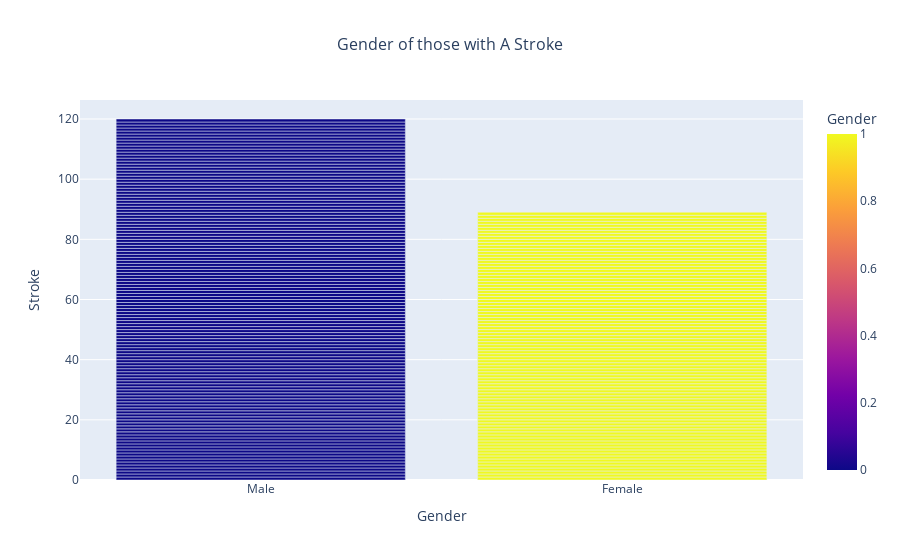

Notebook code for this chart:
### Code cell
import plotly.express as px

stroke_df_order = stroke_df.sort_values(by=["stroke","gender_Male"])

fig = px.bar(stroke_df_order, x="gender_Male", y="stroke", color="gender_Male",
             labels={"gender_Male":"Gender", "stroke":"Stroke"},
             title="Gender of those with A Stroke").update_layout(title_font_size=16, title_x=0.5)

fig.update_layout(xaxis=dict(tickvals=[0,1], ticktext=['Male', 'Female']))
fig.layout.showlegend = False
fig.show()

### Figure 1 — Plotly figure (JSON) as saved in the notebook; plotly's stock layout.template omitted (floating-point values rounded to 4 significant figures; data arrays with more than 128 entries replaced by an {"elided": "..."} marker saying what was removed)
{"data": [{"alignmentgroup": "True", "hovertemplate": "Gender=%{marker.color}<br>Stroke=%{y}<extra></extra>", "legendgroup": "", "marker": {"color": {"elided": "4909 int values"}, "coloraxis": "coloraxis", "pattern": {"shape": ""}}, "name": "", "offsetgroup": "", "orientation": "v", "showlegend": false, "textposition": "auto", "type": "bar", "x": {"elided": "4909 int values"}, "xaxis": "x", "y": {"elided": "4909 int values"}, "yaxis": "y"}], "layout": {"barmode": "relative", "coloraxis": {"colorbar": {"title": {"text": "Gender"}}, "colorscale": [[0, "#0d0887"], [0.1111, "#46039f"], [0.2222, "#7201a8"], [0.3333, "#9c179e"], [0.4444, "#bd3786"], [0.5556, "#d8576b"], [0.6667, "#ed7953"], [0.7778, "#fb9f3a"], [0.8889, "#fdca26"], [1, "#f0f921"]]}, "legend": {"tracegroupgap": 0}, "showlegend": false, "title": {"font": {"size": 16}, "text": "Gender of those with A Stroke", "x": 0.5}, "xaxis": {"anchor": "y", "domain": [0, 1], "ticktext": ["Male", "Female"], "tickvals": [0, 1], "title": {"text": "Gender"}}, "yaxis": {"anchor": "x", "domain": [0, 1], "title": {"text": "Stroke"}}}}
